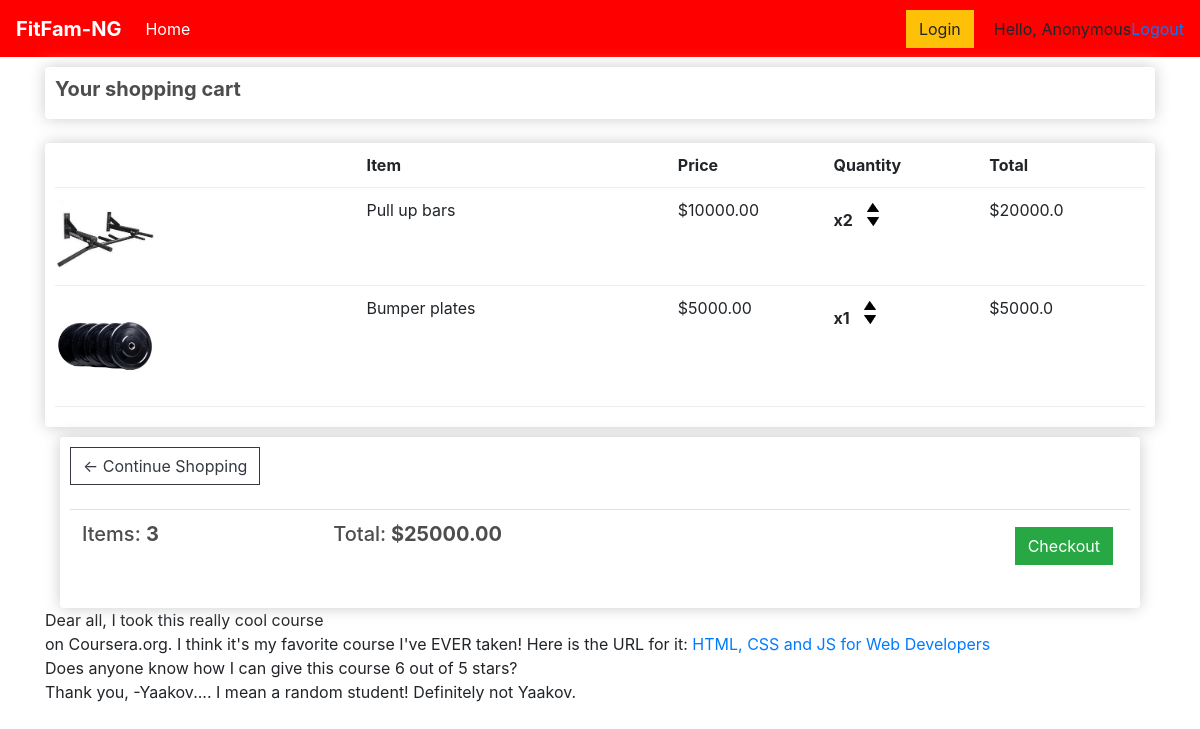
The app's page /cart/ (signed in) with its own data.
### ecomApp/models.py (models this page shows, shortened)
class OrderItem(models.Model):
    product = models.ForeignKey(Product, on_delete=models.SET_NULL, blank=True, null=True)
    order = models.ForeignKey(Order, on_delete=models.SET_NULL, blank=True, null=True)
    quantity = models.IntegerField(default=0, null=True, blank=True)
    date_added = models.DateTimeField(auto_now_add=True)
    @property
    def get_total(self):
        total = self.product.price * self.quantity
        return total

class Product(models.Model):
    name = models.CharField(max_length=200)
    price = models.FloatField()
    brand = models.CharField(max_length=200)
    image = models.ImageField(null=True, blank=True)
    @property
    def imageURL(self):
        try:
            url = self.image.url
        except:
            url = ' '
        return url

class Order(models.Model):
    customer = models.ForeignKey(Customer, on_delete=models.SET_NULL, null=True, blank=True)
    date_ordered = models.DateTimeField(auto_now_add=True)
    complete = models.BooleanField(default=False)
    status = models.CharField(max_length=50)
    transaction_id = models.CharField(max_length=100, null=True)
    @property
    def get_cart_total(self):
        orderitems = self.orderitem_set.all()
        total = sum([item.get_total for item in orderitems])
        return total
    @property
    def get_cart_items(self):
        orderitems = self.orderitem_set.all()
        total = sum([item.quantity for item in orderitems])
        return total

### ecomApp/views.py (the view)
# urls.py: path('cart/', views.cart, name='cart'),
def cart(request):
    if request.user.is_authenticated:
        customer = request.user.customer
        order, created = Order.objects.get_or_create(customer=customer, complete=False)
        items = order.orderitem_set.all()
    else:
        items = []
        order = {'get_cart_total': 0, 'get_cart_items': 0, 'shipping': False}
    context = {'items': items, 'order': order}
    return render(request, 'ecomApp/cart.html', context)

### ecomApp/templates/ecomApp/cart.html (shortened to what this page needs)
{% extends 'ecomApp/index.html' %}
{% load static %}
{% block content %}
    <div class="row">
        <div class="col-lg-12">
            <div class="box-element">
			    <th>
                    <h5><strong> Your shopping cart</strong></h5></th>
            </div>
            <br>
            <div class="box-element">
                <div class="cart-row">
		<div style="flex:2"></div>
		<div style="flex:2"><strong>Item</strong></div>
		<div style="flex:1"><strong>Price</strong></div>
		<div style="flex:1"><strong>Quantity</strong></div>
		<div style="flex:1"><strong>Total</strong></div>
	</div>
				{% for item in items %}
	<div class="cart-row">
		<div style="flex:2"><img class="row-image" src="{{item.product.imageURL}}"></div>
		<div style="flex:2"><p>{{item.product.name}}</p></div>
		<div style="flex:1"><p>${{item.product.price|floatformat:2}}</p></div>
		<div style="flex:1">
			<p class="quantity">x{{item.quantity}}</p>
			<div class="quantity">
				<img data-product={{item.product.id}} data-action="add" class="chg-quantity" src="{% static  'images/arrow-up.png' %}">
				<img data-product={{item.product.id}} data-action="remove" class="chg-quantity" src="{% static  'images/arrow-down.png' %}">
			</div>
		</div>
		<div style="flex:1"><p>${{item.get_total}}</p></div>
        </div>
				{% endfor %}
    </div>
			<div class="col-lg-12">
            <div class="box-element">
                <a  class="btn btn-outline-dark" href="{% url 'home' %}">&#x2190; Continue Shopping</a>
                <br>
	            <br>
	            <table class="table">
		        <tr>
                    <th><h5>Items: <strong>{{order.get_cart_items}}</strong></h5></th>
			    <th>
                    <h5>Total:<strong> ${{order.get_cart_total|floatformat:2}}</strong></h5></th>
			    <th>
				<a  style="float:right; margin:5px;" class="btn btn-success" href="{% url 'checkout' %}">Checkout</a>
			    </th>
		        </tr>
	            </table>
            </div>
{% endblock content %}

### ecomApp/static/css/main.css (style rules this page uses)
body { background-color: red(0, 0%, 98%); }
h1,h2,h3,h4,h5,h6 { color:hsl(0, 0%, 30%); }
.box-element { box-shadow:hsl(0, 0%, 80%) 0 0 16px; background-color: #fff; border-radius: 4px; padding: 10px; }
.col-lg-4, .col-lg-6, .col-lg-8, .col-lg-12 { margin-top: 10px; }
.btn { border-radius: 0; }
.row-image { width: 100px; }
.cart-row { display: flex; align-items: flex-stretch; padding-bottom: 10px; margin-bottom: 10px; border-bottom: 1px solid #ececec; }
.quantity { display: inline-block; font-weight: 700; padding-right:10px; }
.chg-quantity { width: 12px; cursor: pointer; display: block; margin-top: 5px; transition:.1s; }

### records on screen
OrderItem: product.imageURL (picture), product.name "Pull up bars", product.price "10000.00", quantity "2", get_total "20000.0"
OrderItem: product.imageURL (picture), product.name "Bumper plates", product.price "5000.00", quantity "1", get_total "5000.0"
Order: get_cart_items "3", get_cart_total "25000.00"
